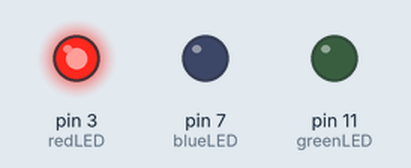
Bench run of a sketch on a simulated Arduino Uno, built with avr-gcc and run on an emulated ATmega328P. Parts: output pins drawn as LEDs (lit = HIGH).

Above: at 0.5 s.
At 1.5 s:
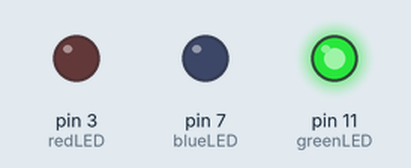
At 2.5 s:
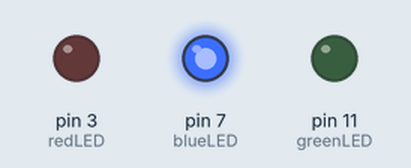
At 3.5 s:
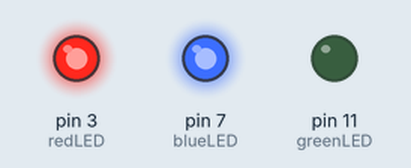
At 4.5 s:
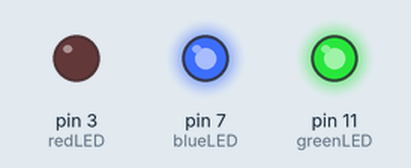
At 5.5 s:
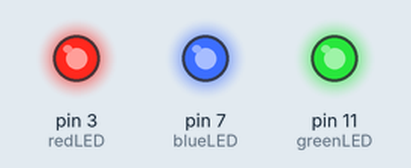
Timing chart, 0 to 7.8 s (numbered marks = the images above):
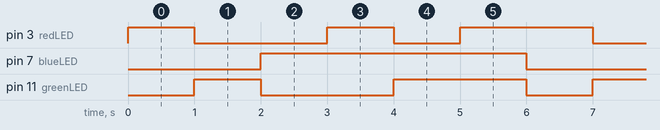

The sketch:

obstacle_avidance_car.ino
```cpp
int greenLED = 11;
int blueLED = 7;
int redLED = 3;
void setup() {
  // put your setup code here, to run once:
pinMode (3, OUTPUT);
pinMode (7, OUTPUT);
pinMode (11, OUTPUT);
}

void loop() {
  // put your main code here, to run repeatedly:
setColor(255,0,0);
delay(1000);
setColor(0,255,0);
delay(1000);
setColor(0,0,255);
delay(1000);
setColor(255,0,255);
delay(1000);
setColor(0,255,255);
delay(1000);
setColor(255,255,255);
delay(1000);(0,0,0);
}
void setColor(int redLED_value, int greenLED_value,  int blueLED_value){
analogWrite(redLED, redLED_value);
analogWrite(greenLED, greenLED_value);
analogWrite(blueLED, blueLED_value);
}
```

Measured:
- by itself, pin 3 (redLED): repeats every 6.0 s: LOW 2.0 s, HIGH 1.0 s, LOW 1.0 s, HIGH 2.0 s
- by itself, pin 7 (blueLED): alternates HIGH for 4.0 s and LOW for 2.0 s
- by itself, pin 11 (greenLED): repeats every 6.0 s: LOW 2.0 s, HIGH 2.0 s, LOW 1.0 s, HIGH 1.0 s
